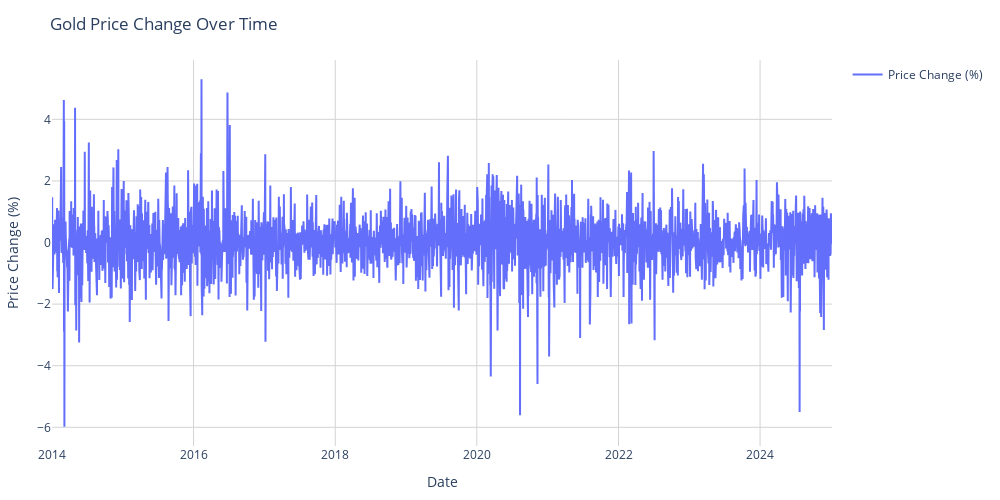

Notebook cell for this chart:
### Markdown cell above
### Exploratory Data Analysis on Price Change (EDA)

### Code cell
fig = go.Figure()

# Add the gold price trace
fig.add_trace(go.Scatter(
    x=gold_dataset.index,
    y=gold_dataset['Chg%'],
    name='Price Change (%)',
    mode='lines'
))

# Update layout
fig.update_layout(
    title='Gold Price Change Over Time',
    xaxis_title='Date',
    yaxis_title='Price Change (%)',
    showlegend=True,
    width=1000,
    height=500,
    margin=dict(l=20, r=20, t=60, b=20),
    plot_bgcolor='white',
    xaxis=dict(showgrid=True, gridwidth=1, gridcolor='LightGray'),
    yaxis=dict(showgrid=True, gridwidth=1, gridcolor='LightGray')
)

# Show the figure
fig.show()

### Figure 1 — Plotly figure (JSON) as saved in the notebook; plotly's stock layout.template omitted (floating-point values rounded to 4 significant figures; data arrays with more than 128 entries replaced by an {"elided": "..."} marker saying what was removed)
{"data": [{"mode": "lines", "name": "Price Change (%)", "type": "scatter", "x": {"elided": "2848 str values"}, "y": {"elided": "2848 float values"}}], "layout": {"height": 500, "margin": {"b": 20, "l": 20, "r": 20, "t": 60}, "plot_bgcolor": "white", "showlegend": true, "title": {"text": "Gold Price Change Over Time"}, "width": 1000, "xaxis": {"gridcolor": "LightGray", "gridwidth": 1, "showgrid": true, "title": {"text": "Date"}}, "yaxis": {"gridcolor": "LightGray", "gridwidth": 1, "showgrid": true, "title": {"text": "Price Change (%)"}}}}
